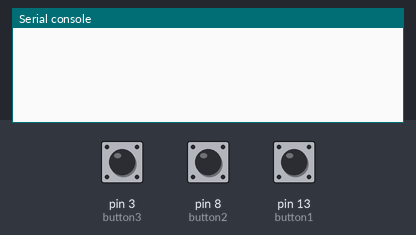
Recording of a program running on a simulated MicroPython board. Parts: the last lines printed to the serial console. The test bench sets the inputs (shaded band); at power-on: pin 3 (button3) LOW, pin 8 (button2) LOW, pin 13 (button1) LOW.

Above: at 1.2 s.
1.3 s: pin 3 (button3) pulled HIGH for 0.25 s
At 2.1 s:
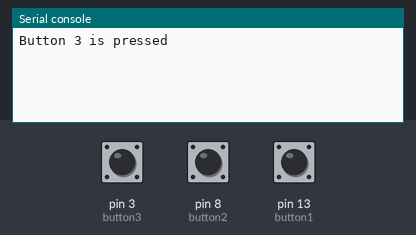
3.0 s: pin 8 (button2) pulled HIGH for 0.25 s
At 4.4 s:
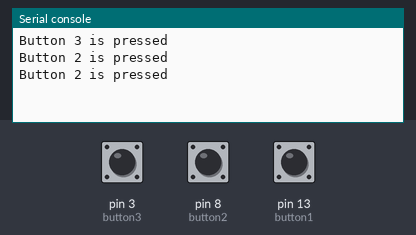
4.7 s: pin 13 (button1) pulled HIGH for 0.25 s
At 5.9 s:
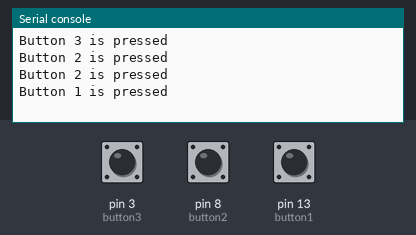
Timing chart, 0 to 7.7 s (numbered marks = the images above; inputs shaded):
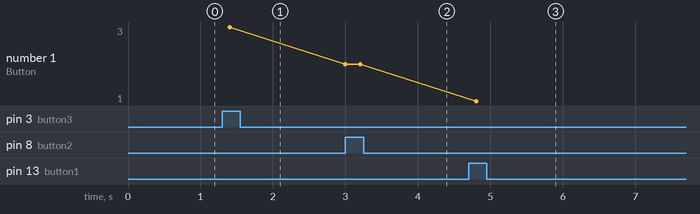

The program:

multiple_buttons.py
```python
from machine import Pin
import time

button1 = Pin(13, Pin.IN, Pin.PULL_DOWN)
button2 = Pin(8, Pin.IN, Pin.PULL_DOWN)
button3 = Pin(3, Pin.IN, Pin.PULL_DOWN)

while True:

    time.sleep(0.2)

    if button1.value() == 1:

        print("Button 1 is pressed")

    if button2.value() == 1:

        print("Button 2 is pressed")

    if button3.value() == 1:

        print("Button 3 is pressed")
```

Measured:
- after the input at 1.3 s, the serial console: prints a new line after 0.10 s (image 1)
- after the input at 3.0 s, the serial console: prints a new line at once (image 2)
- after the input at 4.7 s, the serial console: prints a new line after 0.10 s (image 3)
- plotted number 1: 3 → 2 after the input at 3.0 s, 2 → 1 after the input at 4.7 s
